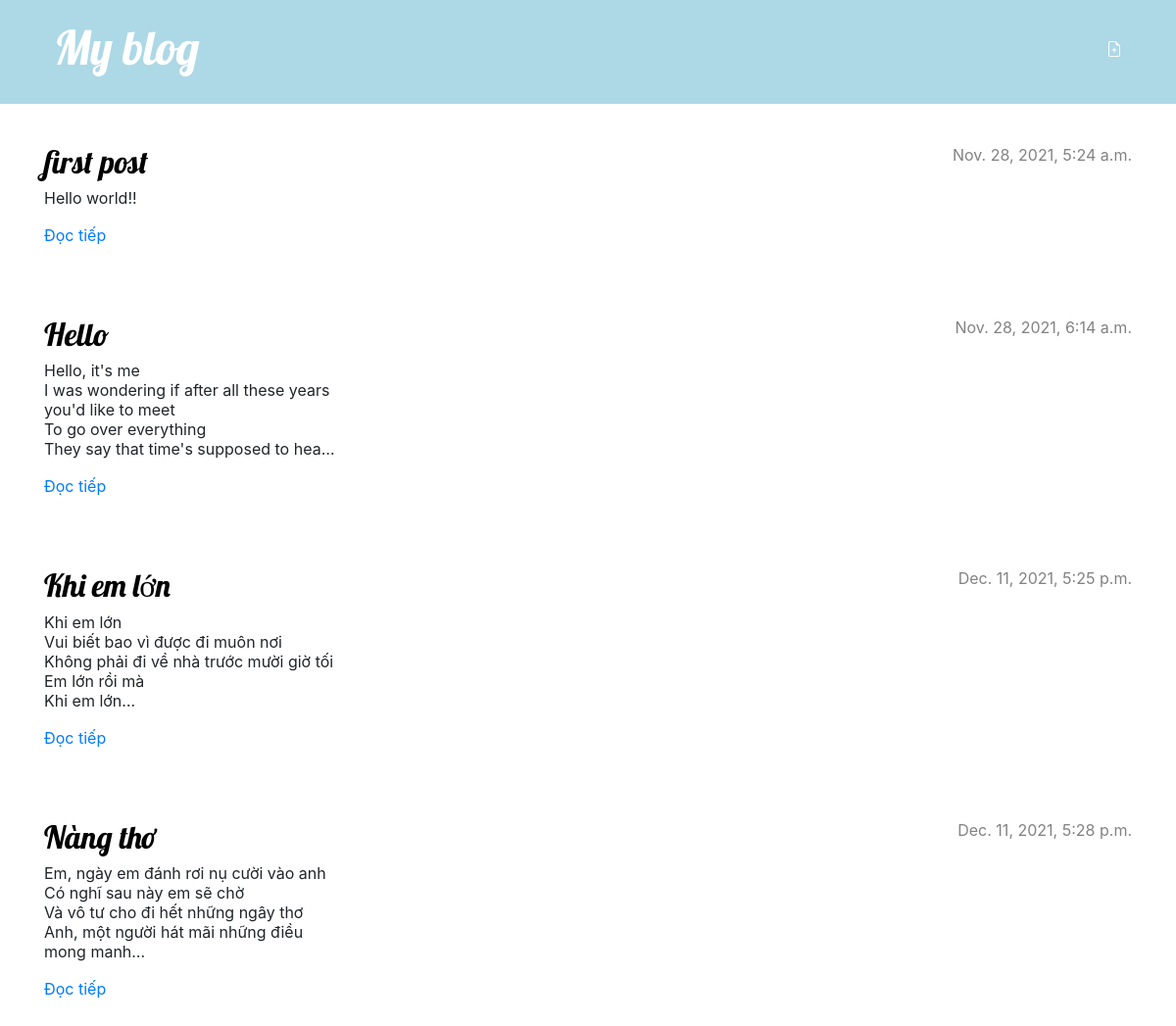
The app's page / (signed in) with its own data.
### blog/models.py (models this page shows, shortened)
class Post(models.Model):
    author = models.ForeignKey(settings.AUTH_USER_MODEL, on_delete=models.CASCADE)
    title = models.CharField(max_length=200)
    text = models.TextField()
    created_date = models.DateTimeField(default=timezone.now)
    published_date = models.DateTimeField(blank=True, null=True)

### blog/views.py (the view)
# urls.py: path('', views.post_list, name='post_list'),
def post_list(request):
    posts = Post.objects.filter(published_date__lte=timezone.now()).order_by('published_date')
    return render(request, 'blog/post_list.html', {'posts': posts})

### blog/templates/blog/post_list.html
{% extends 'blog/base.html' %}
{% block content %}
    {% for post in posts %}
        <article class="post">
            <time class="date">
                {{ post.published_date }}
            </time>
            <h2><a href="{% url 'post_detail' pk=post.pk %}">{{ post.title }}</a></h2>
            <p class="p2">{{ post.text|linebreaksbr }}</p>
            <a href="{% url 'post_detail' pk=post.pk %}">Đọc tiếp</a>
        </article>
    {% endfor %}
{% endblock %}

### blog/static/css/blog.css (style rules this page uses)
h1, h2, h3, h4 { font-family: 'Lobster', cursive; }
.date { color: #828282; }
.post { margin-bottom: 70px; }
.post h2 a , .post h2 a :visited { color: #000000; }
.post > .date, .post > .actions { float: right; }
.p2 { width: 300px; overflow: hidden; text-overflow: ellipsis; line-height: 20px; -webkit-line-clamp: 5; display: -webkit-box; -webkit-box-orient: vertical; }

### records on screen
Post: published_date "Nov. 28, 2021, 5:24 a.m.", title "first post", text "Hello world!!"
Post: published_date "Nov. 28, 2021, 6:14 a.m.", title "Hello", text "Hello, it's me I was wondering if after all these years you'd like to meet To go over everything They say that time's supposed to…"
Post: published_date "Dec. 11, 2021, 5:25 p.m.", title "Khi em lớn", text "Khi em lớn Vui biết bao vì được đi muôn nơi Không phải đi về nhà trước mười giờ tối Em lớn rồi mà Khi em lớn"
Post: published_date "Dec. 11, 2021, 5:28 p.m.", title "Nàng thơ", text "Em, ngày em đánh rơi nụ cười vào anh Có nghĩ sau này em sẽ chờ Và vô tư cho đi hết những ngây thơ Anh, một người hát mãi những điều mong manh"
